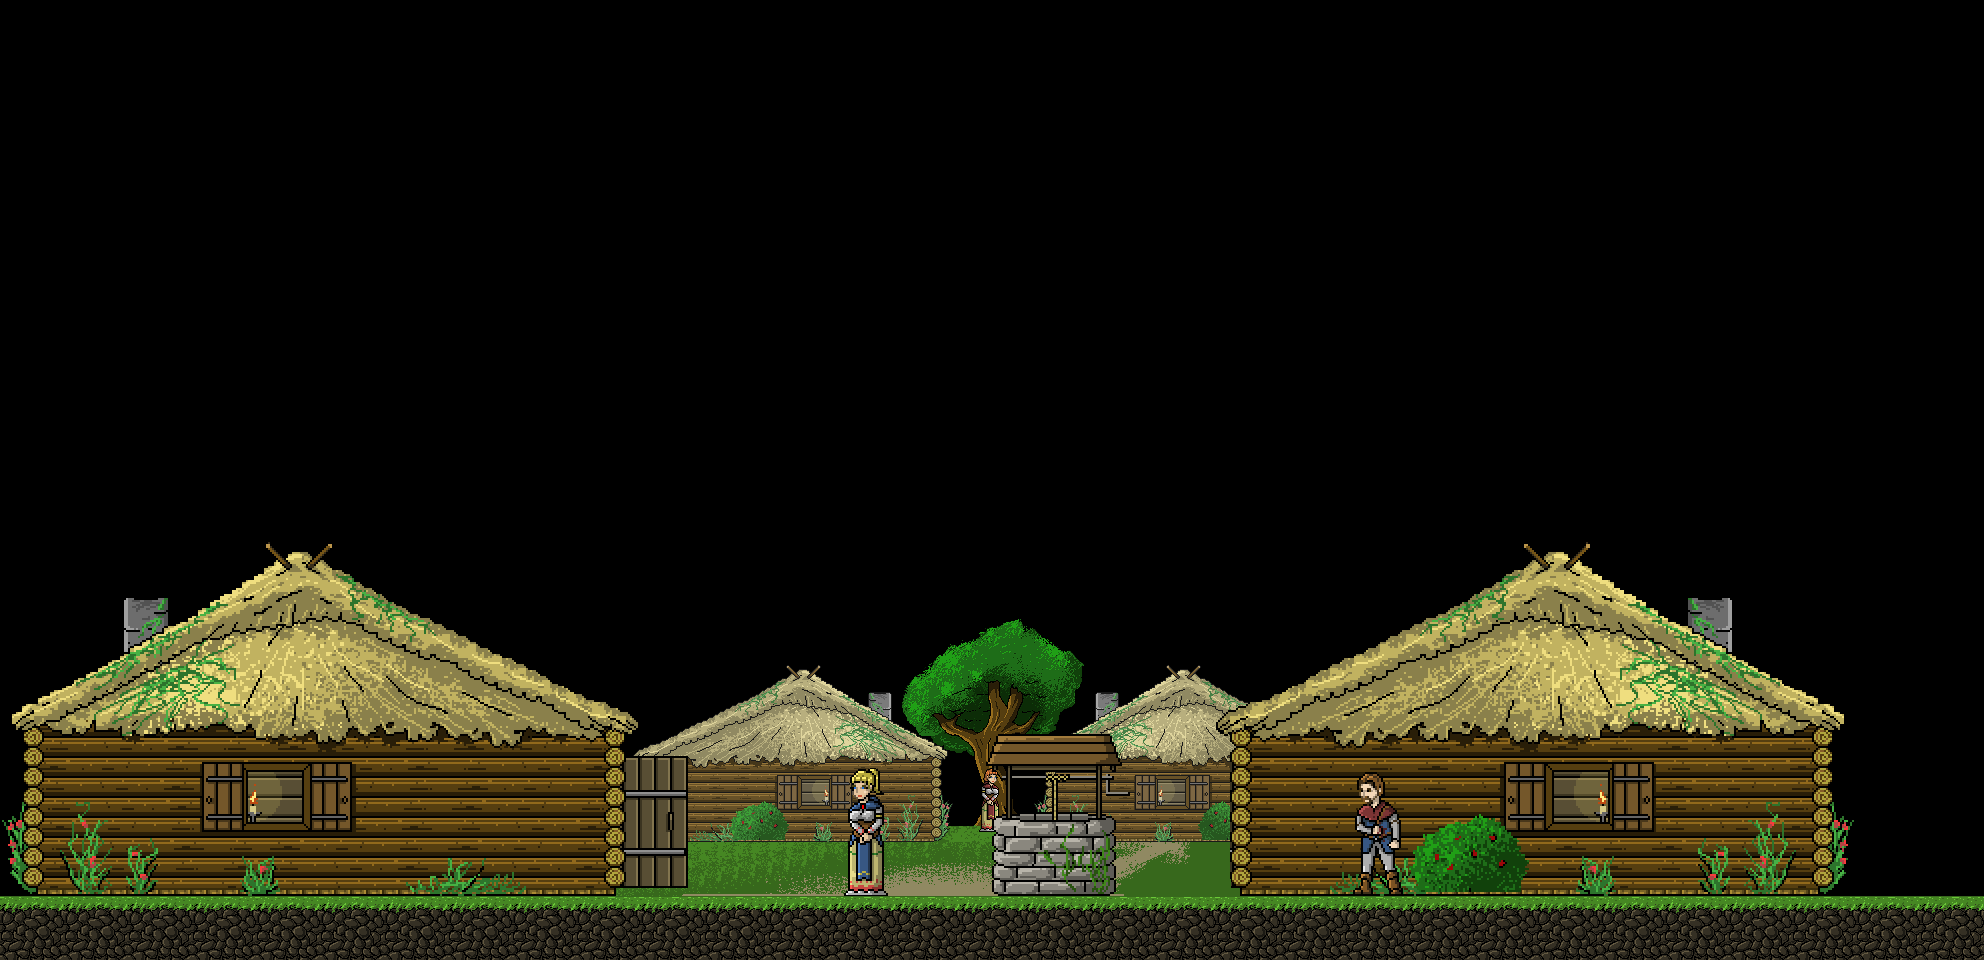

The image is a tile-based game level rendered from a .tmx file. Its description and source (layers, tilesets, objects; grid data summarised) follow:
An orthogonal 31x15 tile map with 64x64 px tiles, 5 tile layers (Background, Midground, NPC_Background, Foreground, ...), 1 hidden layer not drawn, 6 tilesets and 8 objects (2x player, 2x level, 2x npc, blockers, loadgame).

<map version="1.2" tiledversion="1.3.3" orientation="orthogonal" renderorder="right-down" width="31" height="15" tilewidth="64" tileheight="64" infinite="0" nextlayerid="8" nextobjectid="30">
 <tileset firstgid="1" name="village" tilewidth="64" tileheight="64" tilecount="162" columns="27">
  <image source="../graphics/tilesets/village.png" trans="ffffff" width="1728" height="384" />
 </tileset>
 <tileset firstgid="163" name="home" tilewidth="64" tileheight="64" tilecount="66" columns="11">
  <image source="../graphics/tilesets/home.png" trans="ffffff" width="704" height="384" />
 </tileset>
 <tileset firstgid="229" name="interior" tilewidth="64" tileheight="64" tilecount="240" columns="12">
  <image source="../graphics/tilesets/home_interior.png" trans="ffffff" width="768" height="1280" />
 </tileset>
 <tileset firstgid="469" name="dirt_terrain" tilewidth="64" tileheight="64" tilecount="21" columns="7">
  <image source="../graphics/tilesets/dirt_terrain.png" trans="ffffff" width="448" height="192" />
 </tileset>
 <tileset firstgid="490" name="village_assets" tilewidth="64" tileheight="64" tilecount="135" columns="15">
  <image source="../graphics/tilesets/misc.png" width="960" height="576" />
 </tileset>
 <tileset firstgid="625" name="oak" tilewidth="64" tileheight="64" tilecount="12" columns="3">
  <image source="../graphics/tilesets/oak.png" width="192" height="256" />
 </tileset>
 <layer id="1" name="Background" width="31" height="15">
  <data>[465 cells, 23 non-empty, 23 distinct tile ids]</data>
 </layer>
 <layer id="2" name="Midground" width="31" height="15">
  <data>[465 cells, 60 non-empty, 60 distinct tile ids]</data>
 </layer>
 <layer id="3" name="NPC_Background" width="31" height="15">
  <data>[465 cells, 1 non-empty, 1 distinct tile ids]</data>
 </layer>
 <layer id="4" name="Foreground" width="31" height="15">
  <data>[465 cells, 173 non-empty, 142 distinct tile ids]</data>
 </layer>
 <layer id="5" name="NPC" width="31" height="15">
  <data>[465 cells, 4 non-empty, 4 distinct tile ids]</data>
 </layer>
 <objectgroup id="6" name="triggers">
  <object id="1" name="blockers" x="0" y="896" width="1984" height="64">
   <properties>
    <property name="blockers" value="t" />
   </properties>
  </object>
  <object id="2" name="player" x="130" y="719" width="64" height="64">
   <properties>
    <property name="player_l" value="" />
   </properties>
  </object>
  <object id="17" name="level" x="5" y="351" width="12" height="609">
   <properties>
    <property name="level" value="prev" />
   </properties>
  </object>
  <object id="18" name="level" x="1960" y="328" width="12" height="628">
   <properties>
    <property name="level" value="next" />
   </properties>
  </object>
  <object id="19" name="player" x="1728.67" y="767" width="64.6667" height="128">
   <properties>
    <property name="player_r" value="" />
   </properties>
  </object>
  <object id="22" name="loadgame" x="773" y="748" width="60" height="61">
   <properties>
    <property name="loadgame" value="" />
   </properties>
  </object>
  <object id="28" name="npc" x="829.333" y="766" width="55.3333" height="122">
   <properties>
    <property name="npc" value="" />
   </properties>
  </object>
  <object id="29" name="npc" x="1163" y="772.333" width="55.3333" height="122">
   <properties>
    <property name="npc" value="" />
   </properties>
  </object>
 </objectgroup>
 <layer id="7" name="Door" width="31" height="15" visible="0">
  <data>[465 cells, 72 non-empty, 72 distinct tile ids]</data>
 </layer>
</map>
